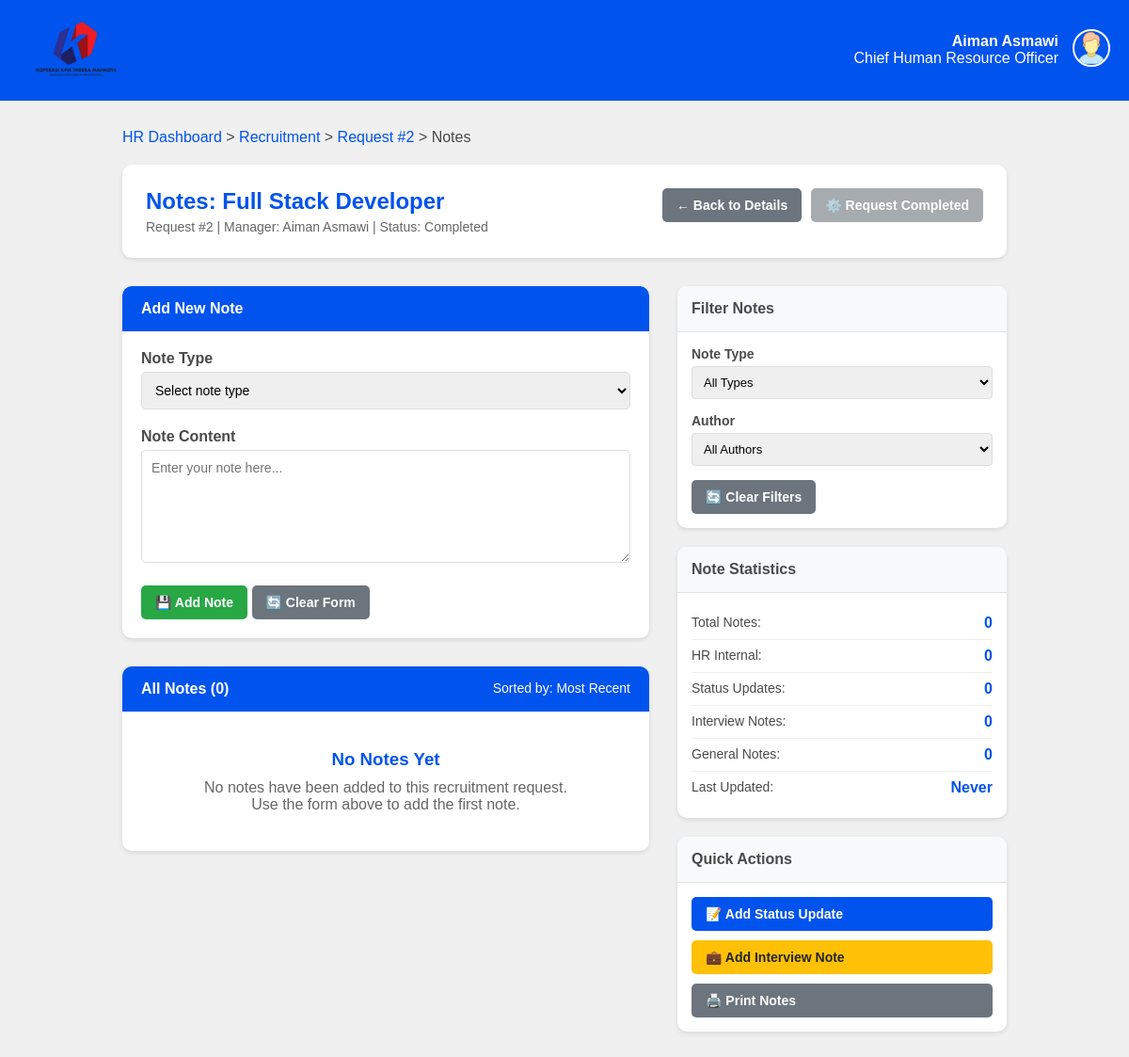
Page /hr/recruitment/notes/2/ (signed in) on the earlier database version.
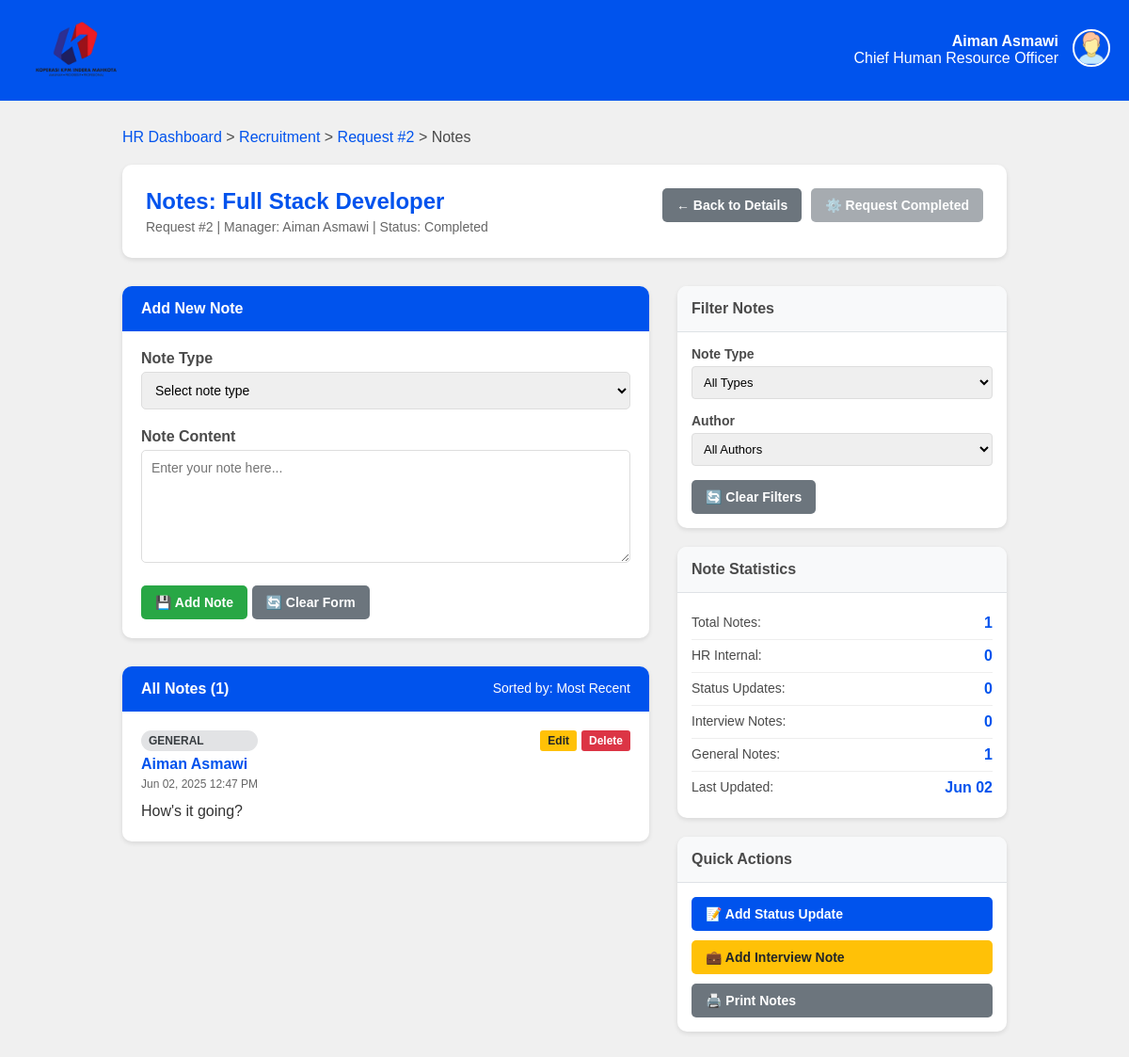
Same page on the later database version.
### HRMS/models.py (models this page shows, shortened)
class RECRUITMENT_NOTES(models.Model):
    id = models.AutoField(primary_key=True)
    recruitment = models.ForeignKey(RECRUITMENT, on_delete=models.CASCADE, related_name='notes')
    NOTE_TYPE_CHOICES = [
        ('HR Internal', 'hr_internal'),
        ('Manager Feedback', 'manager_feedback'),
        ('Status Update', 'status_update'),
        ('Interview Note', 'interview_note'),
        ('General', 'general'),
    ]
    note_type = models.TextField(choices=NOTE_TYPE_CHOICES, default='General')
    note_content = models.TextField()
    created_by = models.ForeignKey('HR', on_delete=models.CASCADE)
    created_date = models.DateTimeField(auto_now_add=True)
    is_visible_to_manager = models.BooleanField(default=False)
    class Meta:
        ordering = ['-created_date']

class HR(models.Model):
    id = models.TextField(primary_key=True)
    password = models.TextField(default='')
    staffid = models.ForeignKey(STAFF, on_delete=models.CASCADE, default='')

class STAFF(models.Model):
    id = models.TextField(primary_key=True, max_length=12)
    name = models.TextField(default='')
    position = models.TextField(default='')
    phone = models.TextField(default='')
    email = models.EmailField(default='')
    password = models.TextField(default='')
    STATUS = [
        ('',''),
        ('Married','married'),
        ('Single','single'),
    ]
    status = models.TextField(choices=STATUS, default='')
    GENDER = [
        ('',''),
        ('Male', 'male'),
        ('Female', 'female'),
    ]
    gender = models.TextField(choices=GENDER, default='')
    date_of_birth = models.DateField()
    bank_number = models.TextField(default='')
    emergency_contact = models.TextField(default='')

### HRMS/views.py (the view, shortened to what this page needs)
# urls.py: path('hr/recruitment/notes/<int:request_id>/', views.recruitment_notes, name='hr_recruitment_notes'),
def recruitment_notes(request, request_id):
    if not request.session.get('user_type') == 'hr':
        request.session.flush()
        messages.error(request, "You do not have permission to view this page. Please login again")
        return redirect('login')
    try:
        hr_id = request.session.get('user_id')
        hr = HR.objects.get(id=hr_id)
        recruitment_request = get_object_or_404(RECRUITMENT, id=request_id)
        notes = RECRUITMENT_NOTES.objects.filter(recruitment=recruitment_request).order_by('-created_date')
        hr_internal_count = notes.filter(note_type='HR Internal').count()
        status_update_count = notes.filter(note_type='Status Update').count()
        interview_note_count = notes.filter(note_type='Interview Note').count()
        general_count = notes.filter(note_type='General').count()
        note_authors = notes.values('created_by__staffid__name').distinct()
        context = {
            'hr': hr,
            'recruitment_request': recruitment_request,
            'notes': notes,
            'hr_internal_count': hr_internal_count,
            'status_update_count': status_update_count,
            'interview_note_count': interview_note_count,
            'general_count': general_count,
            'note_authors': note_authors,
        }
        return render(request, 'hr/recruitment_notes.html', context)
    except HR.DoesNotExist:
        messages.error(request, "HR user not found. Please login again.")
        return redirect('login')
    except Exception as e:
        messages.error(request, f"An error occurred: {str(e)}")
        return redirect('hr_recruitment')

### HRMS/templates/hr/recruitment_notes.html (shortened to what the changed rows need)
{% load static %}
<!DOCTYPE html>
<html lang="en">
<head>
</head>
<body>
    <main>
        <div class="notes-header">
            <div class="request-info">
                <div class="info-left">
                    <h1>Notes: {{ recruitment_request.position }}</h1>
                </div>
            </div>
        </div>
        <div class="notes-container">
            <div class="main-content">
                <div class="notes-list">
                    <div class="section-header">
                        All Notes ({{ notes.count }})
                        <span style="float: right; font-weight: normal; font-size: 14px;">
                        </span>
                    </div>
                    <div class="notes-content">
                        {% if notes %}
                            {% for note in notes %}
                            <div class="note-item" data-note-id="{{ note.id }}" data-note-type="{{ note.note_type }}" data-note-author="{{ note.created_by.staffid.name }}">
                                <div class="note-header">
                                    <div class="note-meta">
                                        <span class="note-type note-type-{{ note.note_type|lower|cut:' ' }}">
                                            {{ note.note_type }}
                                        </span>
                                        <div class="note-author">{{ note.created_by.staffid.name }}</div>
                                        <div class="note-date">{{ note.created_date|date:"M d, Y g:i A" }}</div>
                                    </div>
                                    <div class="note-actions">
                                        <button type="button" class="btn btn-warning" onclick="editNote({{ note.id }}, '{{ note.note_type }}', '{{ note.note_content|escapejs }}')">
                                             Edit
                                        </button>
                                        <button type="button" class="btn btn-danger" onclick="deleteNote({{ note.id }})">
                                             Delete
                                        </button>
                                    </div>
                                </div>
                                <div class="note-content">{{ note.note_content }}</div>
                            </div>
                            {% endfor %}
                        {% else %}
                            <div class="empty-state">
                                <h3>No Notes Yet</h3>
                                <p>No notes have been added to this recruitment request.</p>
                                <p>Use the form above to add the first note.</p>
                            </div>
                        {% endif %}
                    </div>
                </div>
            </div>
            <div class="sidebar">
                <div class="sidebar-card">
                    <div class="sidebar-content">
                        <div class="stat-item">
                            <span class="stat-label">Total Notes:</span>
                            <span class="stat-value">{{ notes.count }}</span>
                        </div>
                        <div class="stat-item">
                            <span class="stat-label">General Notes:</span>
                            <span class="stat-value">{{ general_count }}</span>
                        </div>
                        <div class="stat-item">
                            <span class="stat-label">Last Updated:</span>
                            <span class="stat-value">
                                {% if notes.first %}
                                    {{ notes.first.created_date|date:"M d" }}
                                {% else %}
                                    Never
                                {% endif %}
                            </span>
                        </div>
                    </div>
                </div>
            </div>
        </div>

Differences in the rows shown:
added RECRUITMENT_NOTES: note_type "GENERAL", created_by.staffid.name "Aiman Asmawi", created_date "Jun 02, 2025 12:47 PM", note_content "How's it going?", first.created_date "Jun 02"
Other differences:
{{ notes.count }}: "0" → "1"
{{ general_count }}: "0" → "1"
text no longer shown: "No Notes Yet No notes have been added to this recruitment request. Use the form above to add the first note. Never"
